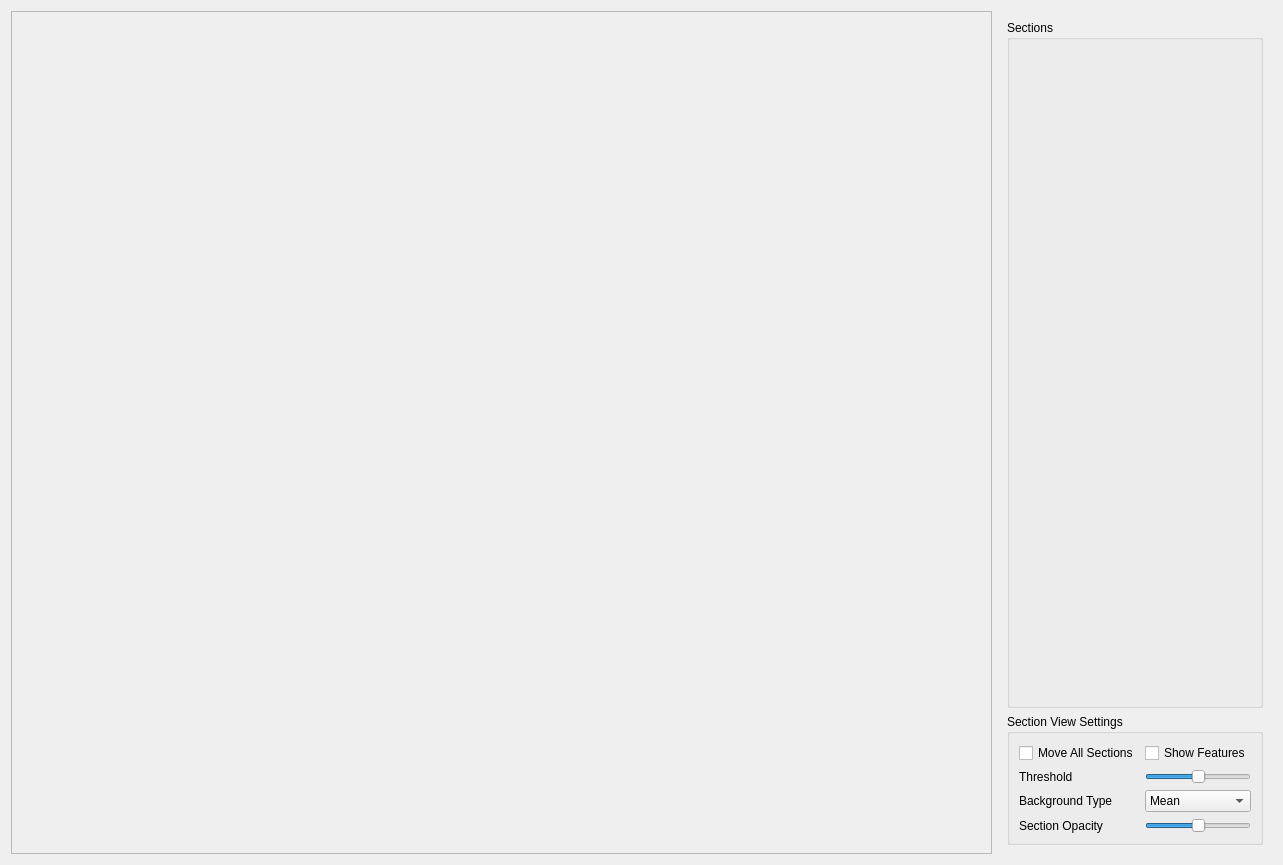
<?xml version="1.0" encoding="UTF-8"?>
<ui version="4.0">
 <class>Form</class>
 <widget class="QWidget" name="Form">
  <property name="geometry">
   <rect>
    <x>0</x>
    <y>0</y>
    <width>1283</width>
    <height>865</height>
   </rect>
  </property>
  <property name="windowTitle">
   <string>Form</string>
  </property>
  <layout class="QHBoxLayout" name="horizontalLayout">
   <item>
    <widget class="QFrame" name="sectionsDisplayFrame">
     <property name="sizePolicy">
      <sizepolicy hsizetype="MinimumExpanding" vsizetype="Preferred">
       <horstretch>0</horstretch>
       <verstretch>0</verstretch>
      </sizepolicy>
     </property>
     <property name="frameShape">
      <enum>QFrame::StyledPanel</enum>
     </property>
     <property name="frameShadow">
      <enum>QFrame::Raised</enum>
     </property>
    </widget>
   </item>
   <item>
    <widget class="QWidget" name="sectionsWidget" native="true">
     <property name="sizePolicy">
      <sizepolicy hsizetype="Maximum" vsizetype="MinimumExpanding">
       <horstretch>0</horstretch>
       <verstretch>0</verstretch>
      </sizepolicy>
     </property>
     <property name="minimumSize">
      <size>
       <width>0</width>
       <height>0</height>
      </size>
     </property>
     <property name="maximumSize">
      <size>
       <width>16777215</width>
       <height>16777215</height>
      </size>
     </property>
     <layout class="QVBoxLayout" name="verticalLayout_5">
      <item>
       <widget class="QGroupBox" name="sectionsGroupBox">
        <property name="sizePolicy">
         <sizepolicy hsizetype="Preferred" vsizetype="MinimumExpanding">
          <horstretch>0</horstretch>
          <verstretch>0</verstretch>
         </sizepolicy>
        </property>
        <property name="maximumSize">
         <size>
          <width>100000</width>
          <height>16777215</height>
         </size>
        </property>
        <property name="title">
         <string>Sections</string>
        </property>
       </widget>
      </item>
      <item>
       <widget class="QGroupBox" name="sectionViewSettingsGroupBox">
        <property name="maximumSize">
         <size>
          <width>16777215</width>
          <height>16777215</height>
         </size>
        </property>
        <property name="title">
         <string>Section View Settings</string>
        </property>
        <layout class="QGridLayout" name="gridLayout">
         <item row="1" column="0">
          <widget class="QLabel" name="thresholdLabel">
           <property name="text">
            <string>Threshold</string>
           </property>
          </widget>
         </item>
         <item row="4" column="1">
          <widget class="QSlider" name="foregroundOpacitySlider">
           <property name="sizePolicy">
            <sizepolicy hsizetype="Preferred" vsizetype="Preferred">
             <horstretch>0</horstretch>
             <verstretch>0</verstretch>
            </sizepolicy>
           </property>
           <property name="maximum">
            <number>100</number>
           </property>
           <property name="value">
            <number>50</number>
           </property>
           <property name="orientation">
            <enum>Qt::Horizontal</enum>
           </property>
          </widget>
         </item>
         <item row="0" column="0">
          <widget class="QCheckBox" name="moveAllSectionsCheckBox">
           <property name="sizePolicy">
            <sizepolicy hsizetype="Preferred" vsizetype="Preferred">
             <horstretch>0</horstretch>
             <verstretch>0</verstretch>
            </sizepolicy>
           </property>
           <property name="text">
            <string>Move All Sections</string>
           </property>
          </widget>
         </item>
         <item row="4" column="0">
          <widget class="QLabel" name="foregroundOpacityLabel">
           <property name="text">
            <string>Section Opacity</string>
           </property>
          </widget>
         </item>
         <item row="0" column="1">
          <widget class="QCheckBox" name="showFeaturesCheckBox">
           <property name="sizePolicy">
            <sizepolicy hsizetype="Preferred" vsizetype="Preferred">
             <horstretch>0</horstretch>
             <verstretch>0</verstretch>
            </sizepolicy>
           </property>
           <property name="text">
            <string>Show Features</string>
           </property>
          </widget>
         </item>
         <item row="2" column="0">
          <widget class="QLabel" name="backgroundLabel">
           <property name="text">
            <string>Background Type</string>
           </property>
          </widget>
         </item>
         <item row="2" column="1">
          <widget class="QComboBox" name="backgroundComboBox">
           <item>
            <property name="text">
             <string>Mean</string>
            </property>
           </item>
          </widget>
         </item>
         <item row="1" column="1">
          <widget class="QSlider" name="thresholdSlider">
           <property name="sizePolicy">
            <sizepolicy hsizetype="Preferred" vsizetype="Preferred">
             <horstretch>0</horstretch>
             <verstretch>0</verstretch>
            </sizepolicy>
           </property>
           <property name="maximum">
            <number>100</number>
           </property>
           <property name="value">
            <number>50</number>
           </property>
           <property name="orientation">
            <enum>Qt::Horizontal</enum>
           </property>
          </widget>
         </item>
        </layout>
       </widget>
      </item>
     </layout>
    </widget>
   </item>
  </layout>
 </widget>
 <resources/>
 <connections/>
</ui>
